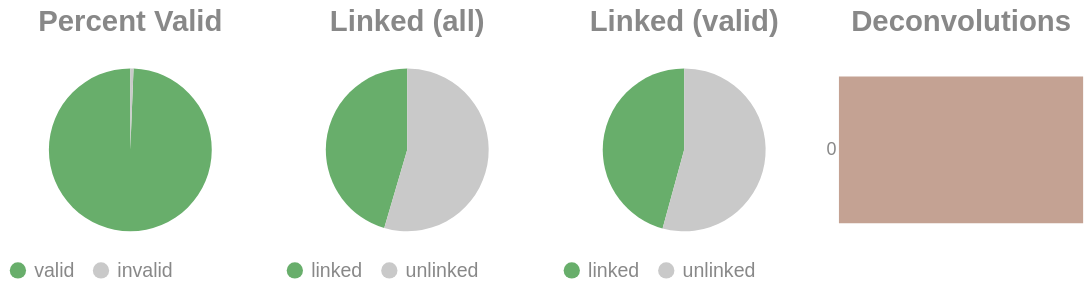

The notebook cell saved with this chart:
### Code cell
if SKIPLR:
    pass
else:
    clash = Counter()
    for i in valids['molecule'].to_list():
        _mol = i.split("-")
        if len(_mol) == 1:
            clash.update('0')
        else:
            clash.update(_mol[-1])

    _d = {"deconvolutions": [], 'count': []}
    for k,v in clash.items():
        _d['deconvolutions'].append(k)
        _d['count'].append(v)

    tot_valid = valids['reads'].sum()
    mask = valids['reads'] >= 2
    n_linked_reads = valids.filter(mask)['reads'].sum()
    if n_linked_reads == 0:
        print_html("No linked molecules (>=2 reads) were detected; skipping linked-only distributions.")
        SKIPLR = True
    else:
        perc_valid = round(tot_valid / n_reads, 4)
        linked_perc_abs = round(n_linked_reads / n_reads, 4)
        linked_perc = round(n_linked_reads / tot_valid, 4)

    _valid = pl.DataFrame({"valids": ['valid', 'invalid'], "count": [tot_valid, n_reads - tot_valid]})
    _linked_abs = pl.DataFrame({"linked (absolute)": ['linked', 'unlinked'], "count": [n_linked_reads, n_reads - n_linked_reads]})
    _linked_rel = pl.DataFrame({"linked (valids)": ['linked', 'unlinked'], "count": [n_linked_reads, tot_valid - n_linked_reads]})

    (
        alt.hconcat(
            piechart(_valid, goodval = 'valid', title = "Percent Valid"),
            piechart(_linked_abs, goodval = "linked", title =  "Linked (all)"),
            piechart(_linked_rel, goodval = "linked", title =  "Linked (valid)"),
            convolutionbar(pl.DataFrame(_d), title = "Deconvolutions"),
            center = True,
            bounds = 'flush'
        )
        .resolve_scale(color='independent')
        .resolve_legend('independent')
        .properties(usermeta={'embedOptions': {"actions": False}})
    ).display()

### Figure 1 — Vega-Lite specification as saved in the notebook (floating-point values rounded to 4 significant figures)
{"width": "container", "height": 400, "config": {"title": {"anchor": "start", "dy": -15, "fontSize": 18, "color": "#888888", "subtitleColor": "#888888", "subtitleFontSize": 14}, "arc": {"fill": "#0072B2"}, "axis": {"domainColor": "#888888", "domainWidth": 0.5, "gridWidth": 0.2, "grid": false, "titleFontWeight": 400, "titleFontSize": 15, "labelFontSize": 11, "labelColor": "#888888", "tickColor": "#888888", "tickWidth": 0.2, "titleColor": "#888888"}, "axisBand": {"grid": false}, "axisX": {"grid": true, "tickSize": 10, "domainCap": "round"}, "axisY": {"domain": false, "grid": true, "tickSize": 0, "domainCap": "round"}, "background": "transparent", "header": {"labelFontSize": 15, "labelColor": "#888888", "titleFontSize": 15, "titleFontWeight": 600, "titleColor": "#888888"}, "legend": {"labelFont": "sans-serif", "labelFontSize": 12, "labelColor": "#888888", "symbolSize": 100, "symbolType": "circle", "titleFontSize": 12, "titlePadding": 10, "titleColor": "#888888", "title": null}, "range": {"category": ["#E69F00", "#56B4E9", "#009E73", "#F0E442", "#0072B2", "#D55E00", "#CC79A7", "#000000"], "diverging": ["#cfe8f3", "#a2d4ec", "#73bfe2", "#46abdb", "#1696d2", "#12719e"]}, "area": {"fill": "#0072B2", "fillOpacity": 0.7, "line": true, "strokeOpacity": 0.7}, "line": {"color": "#0072B2", "stroke": "#0072B2", "strokeWidth": 2}, "trail": {"color": "#0072B2", "stroke": "#0072B2", "strokeWidth": 0, "size": 1}, "point": {"filled": true, "fillOpacity": 1.0, "size": 95}, "text": {"color": "#888888", "fontSize": 11, "align": "right", "fontWeight": 400, "size": 11}, "bar": {"fill": "#0072B2", "stroke": null}, "view": {"stroke": null, "continuousWidth": 660, "continuousHeight": 400}}, "hconcat": [{"data": {"name": "data-5b2fae0c0d3229082e2092694c5f421b"}, "mark": {"type": "arc"}, "encoding": {"color": {"field": "valids", "legend": {"orient": "bottom", "title": null}, "scale": {"domain": ["valid", "invalid"], "range": ["#68ae6b", "#C9C9C9"]}, "title": "Valids", "type": "nominal"}, "theta": {"field": "count", "type": "quantitative"}, "tooltip": [{"field": "valids", "title": "Valids", "type": "ordinal"}, {"field": "percent", "format": ".2%", "title": "Percent", "type": "quantitative"}, {"field": "count", "title": "Count", "type": "quantitative"}]}, "height": 100, "title": {"text": "Percent Valid", "align": "center", "anchor": "middle"}, "transform": [{"calculate": "datum.count / 11582752", "as": "percent"}], "width": 150}, {"data": {"name": "data-f424fc9b946c605c216335c13aac5c5b"}, "mark": {"type": "arc"}, "encoding": {"color": {"field": "linked (absolute)", "legend": {"orient": "bottom", "title": null}, "scale": {"domain": ["linked", "unlinked"], "range": ["#68ae6b", "#C9C9C9"]}, "title": "Linked (Absolute)", "type": "nominal"}, "theta": {"field": "count", "type": "quantitative"}, "tooltip": [{"field": "linked (absolute)", "title": "Linked (Absolute)", "type": "ordinal"}, {"field": "percent", "format": ".2%", "title": "Percent", "type": "quantitative"}, {"field": "count", "title": "Count", "type": "quantitative"}]}, "height": 100, "title": {"text": "Linked (all)", "align": "center", "anchor": "middle"}, "transform": [{"calculate": "datum.count / 11582752", "as": "percent"}], "width": 150}, {"data": {"name": "data-2576e5d4091d9bece188a1b309b81f6b"}, "mark": {"type": "arc"}, "encoding": {"color": {"field": "linked (valids)", "legend": {"orient": "bottom", "title": null}, "scale": {"domain": ["linked", "unlinked"], "range": ["#68ae6b", "#C9C9C9"]}, "title": "Linked (Valids)", "type": "nominal"}, "theta": {"field": "count", "type": "quantitative"}, "tooltip": [{"field": "linked (valids)", "title": "Linked (Valids)", "type": "ordinal"}, {"field": "percent", "format": ".2%", "title": "Percent", "type": "quantitative"}, {"field": "count", "title": "Count", "type": "quantitative"}]}, "height": 100, "title": {"text": "Linked (valid)", "align": "center", "anchor": "middle"}, "transform": [{"calculate": "datum.count / 11510081", "as": "percent"}], "width": 150}, {"data": {"name": "data-4c451e21b8a8e280370f20f0a5611474"}, "mark": {"type": "bar"}, "encoding": {"color": {"field": "deconvolutions", "legend": null, "scale": {"scheme": "lightgreyred"}, "type": "nominal"}, "tooltip": [{"field": "deconvolutions", "title": "Deconvolutions", "type": "ordinal"}, {"field": "percent", "format": ".2%", "title": "Percent", "type": "quantitative"}, {"field": "count", "title": "Count", "type": "quantitative"}], "x": {"axis": null, "field": "count", "type": "quantitative"}, "y": {"field": "deconvolutions", "sort": "ascending", "title": null, "type": "nominal"}}, "height": 100, "title": {"text": "Deconvolutions", "align": "center", "anchor": "middle"}, "transform": [{"calculate": "datum.count / 7995125", "as": "percent"}], "width": 150}], "bounds": "flush", "center": true, "resolve": {"legend": {"angle": "independent"}, "scale": {"color": "independent"}}, "usermeta": {"embedOptions": {"actions": false}}, "$schema": "https://vega.github.io/schema/vega-lite/v6.1.0.json", "datasets": {"data-5b2fae0c0d3229082e2092694c5f421b": [{"valids": "valid", "count": 11510081}, {"valids": "invalid", "count": 72671}], "data-f424fc9b946c605c216335c13aac5c5b": [{"linked (absolute)": "linked", "count": 5263829}, {"linked (absolute)": "unlinked", "count": 6318923}], "data-2576e5d4091d9bece188a1b309b81f6b": [{"linked (valids)": "linked", "count": 5263829}, {"linked (valids)": "unlinked", "count": 6246252}], "data-4c451e21b8a8e280370f20f0a5611474": [{"deconvolutions": "0", "count": 7995125}]}}
